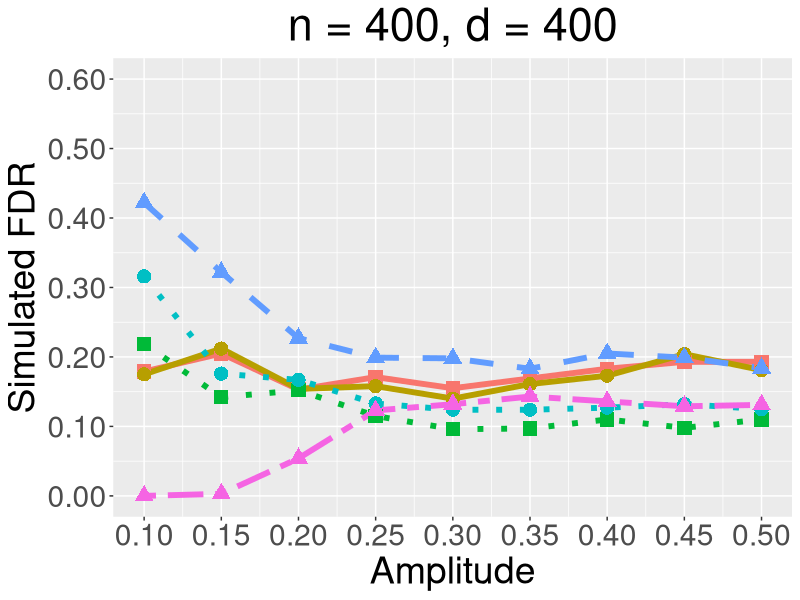
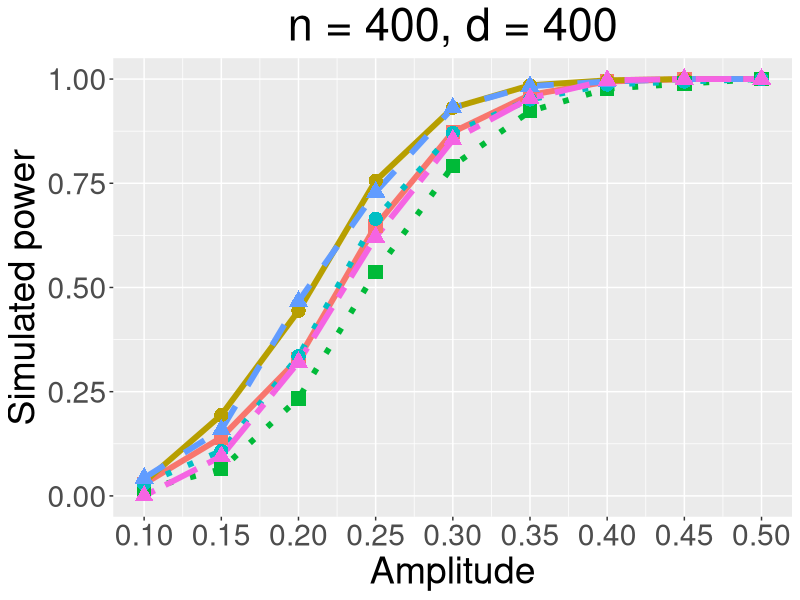
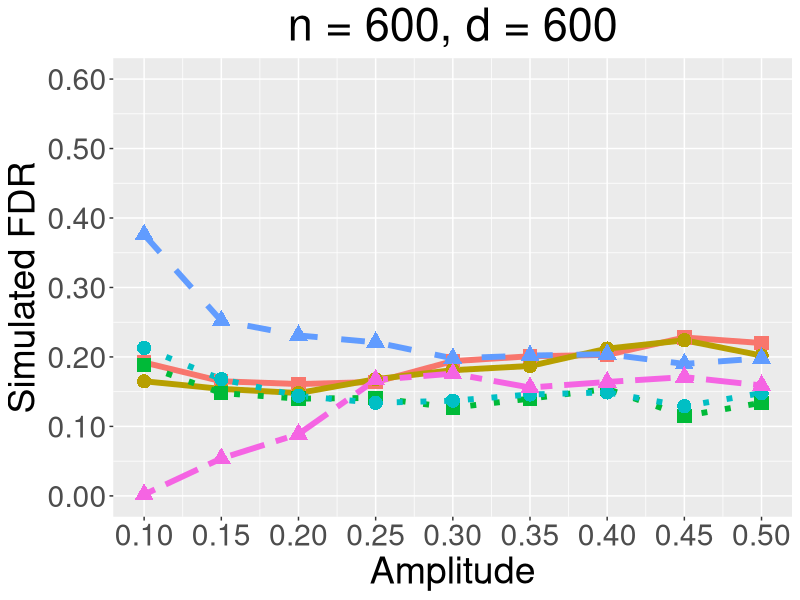
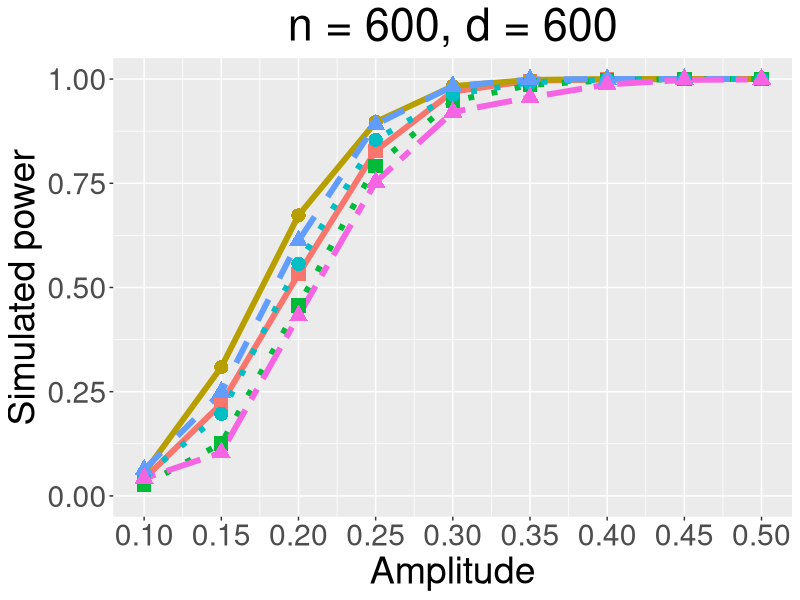
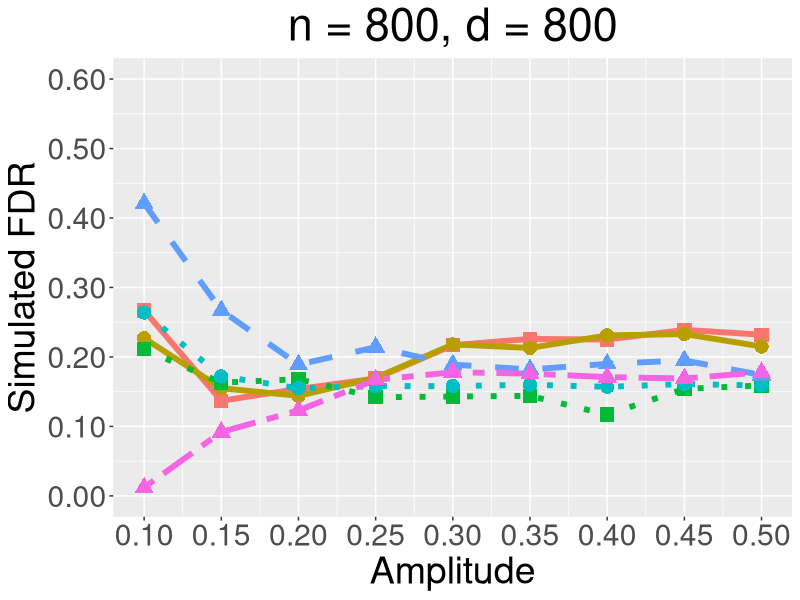
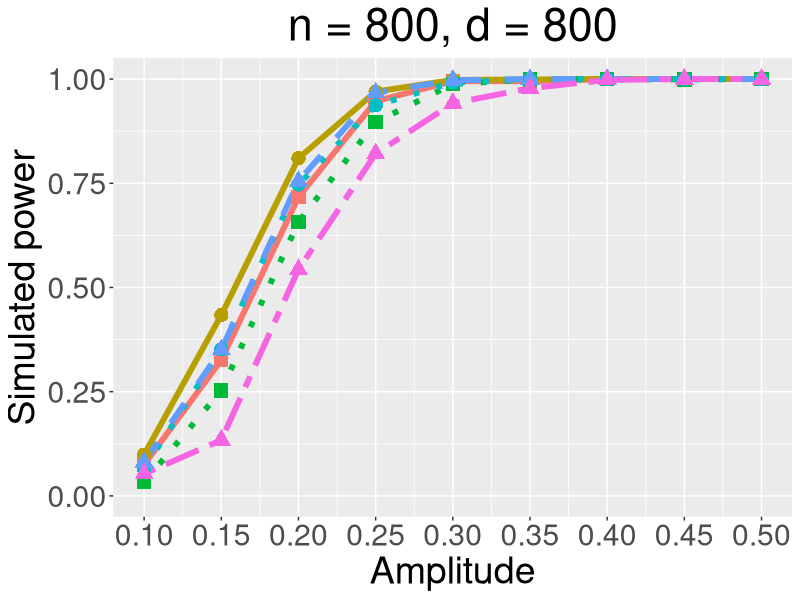

These charts were generated, in order, by the following R code:
library(ggplot2)
# This script presents the results under S4 with FDR level = 0.05.
# We will construct 6 figures, which are 
# 1, n = 200; p = 1*n, 1.5*n, 2*n; rho;
# 2, n = 500; p = 1*n, 1.5*n, 2*n; rho;
# 3, n = 200; p = 1*n, 1.5*n, 2*n; rho;
# 4, n = 500; p = 1*n, 1.5*n, 2*n; rho;
# 5, n = 200; p = 1*n, 1.5*n, 2*n; amp;
# 6, n = 500; p = 1*n, 1.5*n, 2*n; amp.
# Each figure will include 6 subfigures. This script will draw total 36 figures.

# First step, we record the data. Second step, we draw the figure.
# 1st column, 1p method; 2nd column, 2p method; 3rd column, knockoff method.
# Row: larger parameters.

# Figure 1

n200p1fdr_02 = matrix(c(0.179,0.175,0.219,0.316,0.422,0,
                         0.205,0.212,0.142,0.176,0.322,0.003,
                         0.153,0.154,0.152,0.167,0.227,0.054,
                         0.171,0.158,0.115,0.133,0.199,0.123,
                         0.155,0.140,0.096,0.124,0.198,0.132,
                         0.169,0.161,0.097,0.124,0.183,0.143,
                         0.183,0.173,0.110,0.127,0.205,0.136,
                         0.193,0.204,0.098,0.132,0.199,0.129,
                         0.193,0.181,0.110,0.125,0.184,0.131),
                       byrow = TRUE, nrow = 9, ncol = 6)


n200p1power_02 = matrix(c(0.029,0.033,0.016,0.029,0.043,0,
                           0.140,0.194,0.064,0.108,0.159,0.095,
                           0.329,0.444,0.234,0.335,0.467,0.321,
                           0.648,0.756,0.537,0.665,0.729,0.621,
                           0.873,0.931,0.792,0.871,0.931,0.854,
                           0.962,0.985,0.923,0.951,0.983,0.954,
                           0.994,0.997,0.977,0.987,0.994,0.997,
                           1,1,0.989,0.994,1,1,
                           1,1,1,1,1,1),
                         byrow = TRUE, nrow = 9, ncol = 6)





# Figure 2

n200p2fdr_02 = matrix(c(0.192,0.165,0.188,0.213,0.376,0.002,
                         0.165,0.154,0.148,0.168,0.252,0.054,
                         0.161,0.148,0.140,0.144,0.231,0.089,
                         0.164,0.168,0.141,0.134,0.221,0.167,
                         0.194,0.181,0.127,0.137,0.198,0.176,
                         0.201,0.187,0.140,0.146,0.202,0.156,
                         0.203,0.212,0.154,0.149,0.204,0.164,
                         0.228,0.224,0.115,0.129,0.190,0.171,
                         0.220,0.202,0.134,0.148,0.198,0.159),
                       byrow = TRUE, nrow = 9, ncol = 6)


n200p2power_02 = matrix(c(0.041,0.055,0.027,0.048,0.063,0.042,
                           0.221,0.309,0.126,0.197,0.249,0.104,
                           0.532,0.673,0.457,0.557,0.612,0.432,
                           0.828,0.897,0.792,0.854,0.891,0.753,
                           0.970,0.983,0.947,0.963,0.983,0.921,
                           0.996,0.998,0.986,0.992,0.999,0.956,
                           0.999,1,0.997,0.999,1,0.987,
                           1,1,1,1,1,0.998,
                           1,1,1,1,1,0.999),
                         byrow = TRUE, nrow = 9, ncol = 6)


n200p2.5fdr_02 = matrix(c(0.267,0.227,0.211,0.264,0.421,0.012,
                           0.137,0.155,0.163,0.172,0.267,0.092,
                           0.154,0.144,0.168,0.155,0.189,0.123,
                           0.169,0.170,0.142,0.158,0.214,0.167,
                           0.217,0.218,0.143,0.158,0.189,0.178,
                           0.226,0.213,0.144,0.160,0.182,0.176,
                           0.225,0.231,0.117,0.157,0.190,0.171,
                           0.239,0.233,0.154,0.161,0.195,0.169,
                           0.232,0.215,0.159,0.159,0.174,0.178),
                       byrow = TRUE, nrow = 9, ncol = 6)


n200p2.5power_02 = matrix(c(0.075,0.099,0.033,0.065,0.081,0.053,
                           0.326,0.434,0.253,0.352,0.351,0.134,
                           0.717,0.810,0.657,0.747,0.755,0.543,
                           0.947,0.970,0.897,0.937,0.967,0.821,
                           0.995,0.998,0.988,0.992,0.997,0.942,
                           0.995,0.999,0.999,0.999,1,0.978,
                           1,1,1,1,1,0.998,
                           1,1,0.999,1,1,1,
                           1,1,1,1,1,1),
                         byrow = TRUE, nrow = 9, ncol = 6)



# Figure 5


# Amplitude, 12 figures


# Figure 1-1

# Set x label, it is public.
amplevel = rep(c(0.1,0.15,0.2,0.25,0.3,0.35,0.4,0.45,0.5), times = 6)
# Set the type of methods, it is public.
type = rep(c('A','B','C','D','E','F'), each = 9)

points = c('A' = 15, 'B' = 16, 'C' = 15, 'D' = 16, 'E' = 17, 'F' = 17)

# Read the data into dataframe.
fdr11 = c(n200p1fdr_02[,1], n200p1fdr_02[,2], n200p1fdr_02[,3], n200p1fdr_02[,4], n200p1fdr_02[,5], n200p1fdr_02[,6])
df11 = data.frame(amplevel = amplevel, type = type, fdr = fdr11)

# DRAW
n400p400fdr_rho = 
  ggplot(data = df11, mapping = aes(x = amplevel, y = fdr, colour = type, shape = type, linetype = type)) + scale_linetype_manual(values=c("solid", "solid", "dotted", "dotted", "dashed", "twodash")) + scale_shape_manual(values = points)+ geom_line(linewidth = 2) + geom_point(size = 4.5) + scale_x_continuous(name = "Amplitude", breaks = seq(0.1, 0.5, by = 0.05), labels = c("0.10", "0.15", "0.20", "0.25", "0.30", "0.35", "0.40", "0.45","0.50"), limits = c(0.1, 0.5)) + scale_y_continuous(name = "Simulated FDR", breaks = seq(0, 0.6, by = 0.1), labels = c("0.00","0.10", "0.20", "0.30", "0.40", "0.50", "0.60"), limits = c(0,0.6)) + ggtitle("n = 400, d = 400") + theme(legend.position = 'none', text = element_text(size = 27), plot.title = element_text(hjust = 0.5)) 

# SAVE
ggsave("n400p400fdr_02.pdf", device = "pdf", path = "C:/Users/朱正天/Desktop/Knockoff_code/Knockoff_pre/S4", width = 8, height = 6)


# Figure 1-2

# Read the data into dataframe.
pwr12 = c(n200p1power_02[,1], n200p1power_02[,2], n200p1power_02[,3], n200p1power_02[,4], n200p1power_02[,5], n200p1power_02[,6])
df12 = data.frame(amplevel = amplevel, type = type, power = pwr12)

# DRAW
n400p400power_rho = 
  ggplot(data = df12, mapping = aes(x = amplevel, y = power, colour = type, shape = type, linetype = type)) + scale_linetype_manual(values=c("solid", "solid", "dotted", "dotted", "dashed", "twodash")) + scale_shape_manual(values = points)+ geom_line(linewidth = 2) + geom_point(size = 4.5) + scale_x_continuous(name = "Amplitude", breaks = seq(0.1, 0.5, by = 0.05), labels = c("0.10", "0.15", "0.20", "0.25", "0.30", "0.35", "0.40", "0.45","0.50"), limits = c(0.1, 0.5)) + scale_y_continuous(name = "Simulated power", breaks = seq(0, 1, by = 0.25), labels = c("0.00","0.25", "0.50", "0.75", "1.00"), limits = c(0,1)) + ggtitle("n = 400, d = 400") + theme(legend.position = 'none', text = element_text(size = 27), plot.title = element_text(hjust = 0.5))

# SAVE
ggsave("n400p400power_02.pdf", device = "pdf", path = "C:/Users/朱正天/Desktop/Knockoff_code/Knockoff_pre/S4", width = 8, height = 6)




# Figure 1-9

# Read the data into dataframe.
fdr19 = c(n200p2fdr_02[,1], n200p2fdr_02[,2], n200p2fdr_02[,3], n200p2fdr_02[,4], n200p2fdr_02[,5], n200p2fdr_02[,6])
df19 = data.frame(amplevel = amplevel, type = type, fdr = fdr19)

# DRAW
n500p750fdr_rho = 
  ggplot(data = df19, mapping = aes(x = amplevel, y = fdr, colour = type, shape = type, linetype = type)) + scale_linetype_manual(values=c("solid", "solid", "dotted", "dotted", "dashed", "twodash")) + scale_shape_manual(values = points)+ geom_line(linewidth = 2) + geom_point(size = 4.5) + scale_x_continuous(name = "Amplitude", breaks = seq(0.1, 0.5, by = 0.05), labels = c("0.10", "0.15", "0.20", "0.25", "0.30", "0.35", "0.40", "0.45","0.50"), limits = c(0.1, 0.5)) + scale_y_continuous(name = "Simulated FDR", breaks = seq(0, 0.6, by = 0.1), labels = c("0.00","0.10", "0.20", "0.30", "0.40", "0.50", "0.60"), limits = c(0,0.6)) + ggtitle("n = 600, d = 600") + theme(legend.position = 'none', text = element_text(size = 27), plot.title = element_text(hjust = 0.5)) 

# SAVE
ggsave("n600p600fdr_02.pdf", device = "pdf", path = "C:/Users/朱正天/Desktop/Knockoff_code/Knockoff_pre/S4", width = 8, height = 6)


# Figure 1-10

# Read the data into dataframe.
pwr110 = c(n200p2power_02[,1], n200p2power_02[,2], n200p2power_02[,3], n200p2power_02[,4], n200p2power_02[,5], n200p2power_02[,6])
df110 = data.frame(amplevel = amplevel, type = type, power = pwr110)

# DRAW
n500p750power_rho = 
  ggplot(data = df110, mapping = aes(x = amplevel, y = power, colour = type, shape = type, linetype = type)) + scale_linetype_manual(values=c("solid", "solid", "dotted", "dotted", "dashed", "twodash")) + scale_shape_manual(values = points)+ geom_line(linewidth = 2) + geom_point(size = 4.5) + scale_x_continuous(name = "Amplitude", breaks = seq(0.1, 0.5, by = 0.05), labels = c("0.10", "0.15", "0.20", "0.25", "0.30", "0.35", "0.40", "0.45","0.50"), limits = c(0.1, 0.5)) + scale_y_continuous(name = "Simulated power", breaks = seq(0, 1, by = 0.25), labels = c("0.00","0.25", "0.50", "0.75", "1.00"), limits = c(0,1)) + ggtitle("n = 600, d = 600") + theme(legend.position = 'none', text = element_text(size = 27), plot.title = element_text(hjust = 0.5))

# SAVE
ggsave("n600p600power_02.pdf", device = "pdf", path = "C:/Users/朱正天/Desktop/Knockoff_code/Knockoff_pre/S4", width = 8, height = 6)



# Figure 1-9

# Read the data into dataframe.
fdr192 = c(n200p2.5fdr_02[,1], n200p2.5fdr_02[,2], n200p2.5fdr_02[,3], n200p2.5fdr_02[,4], n200p2.5fdr_02[,5], n200p2.5fdr_02[,6])
df192 = data.frame(amplevel = amplevel, type = type, fdr = fdr192)

# DRAW
n500p750fdr_rho = 
  ggplot(data = df192, mapping = aes(x = amplevel, y = fdr, colour = type, shape = type, linetype = type)) + scale_linetype_manual(values=c("solid", "solid", "dotted", "dotted", "dashed", "twodash")) + scale_shape_manual(values = points)+ geom_line(linewidth = 2) + geom_point(size = 4.5) + scale_x_continuous(name = "Amplitude", breaks = seq(0.1, 0.5, by = 0.05), labels = c("0.10", "0.15", "0.20", "0.25", "0.30", "0.35", "0.40", "0.45","0.50"), limits = c(0.1, 0.5)) + scale_y_continuous(name = "Simulated FDR", breaks = seq(0, 0.6, by = 0.1), labels = c("0.00","0.10", "0.20", "0.30", "0.40", "0.50", "0.60"), limits = c(0,0.6)) + ggtitle("n = 800, d = 800") + theme(legend.position = 'none', text = element_text(size = 27), plot.title = element_text(hjust = 0.5)) 

# SAVE
ggsave("n800p800fdr_02.pdf", device = "pdf", path = "C:/Users/朱正天/Desktop/Knockoff_code/Knockoff_pre/S4", width = 8, height = 6)


# Figure 1-10

# Read the data into dataframe.
pwr1102 = c(n200p2.5power_02[,1], n200p2.5power_02[,2], n200p2.5power_02[,3], n200p2.5power_02[,4], n200p2.5power_02[,5], n200p2.5power_02[,6])
df1102 = data.frame(amplevel = amplevel, type = type, power = pwr1102)

# DRAW
n500p750power_rho = 
  ggplot(data = df1102, mapping = aes(x = amplevel, y = power, colour = type, shape = type, linetype = type)) + scale_linetype_manual(values=c("solid", "solid", "dotted", "dotted", "dashed", "twodash")) + scale_shape_manual(values = points)+ geom_line(linewidth = 2) + geom_point(size = 4.5) + scale_x_continuous(name = "Amplitude", breaks = seq(0.1, 0.5, by = 0.05), labels = c("0.10", "0.15", "0.20", "0.25", "0.30", "0.35", "0.40", "0.45","0.50"), limits = c(0.1, 0.5)) + scale_y_continuous(name = "Simulated power", breaks = seq(0, 1, by = 0.25), labels = c("0.00","0.25", "0.50", "0.75", "1.00"), limits = c(0,1)) + ggtitle("n = 800, d = 800") + theme(legend.position = 'none', text = element_text(size = 27), plot.title = element_text(hjust = 0.5))

# SAVE
ggsave("n800p800power_02.pdf", device = "pdf", path = "C:/Users/朱正天/Desktop/Knockoff_code/Knockoff_pre/S4", width = 8, height = 6)

